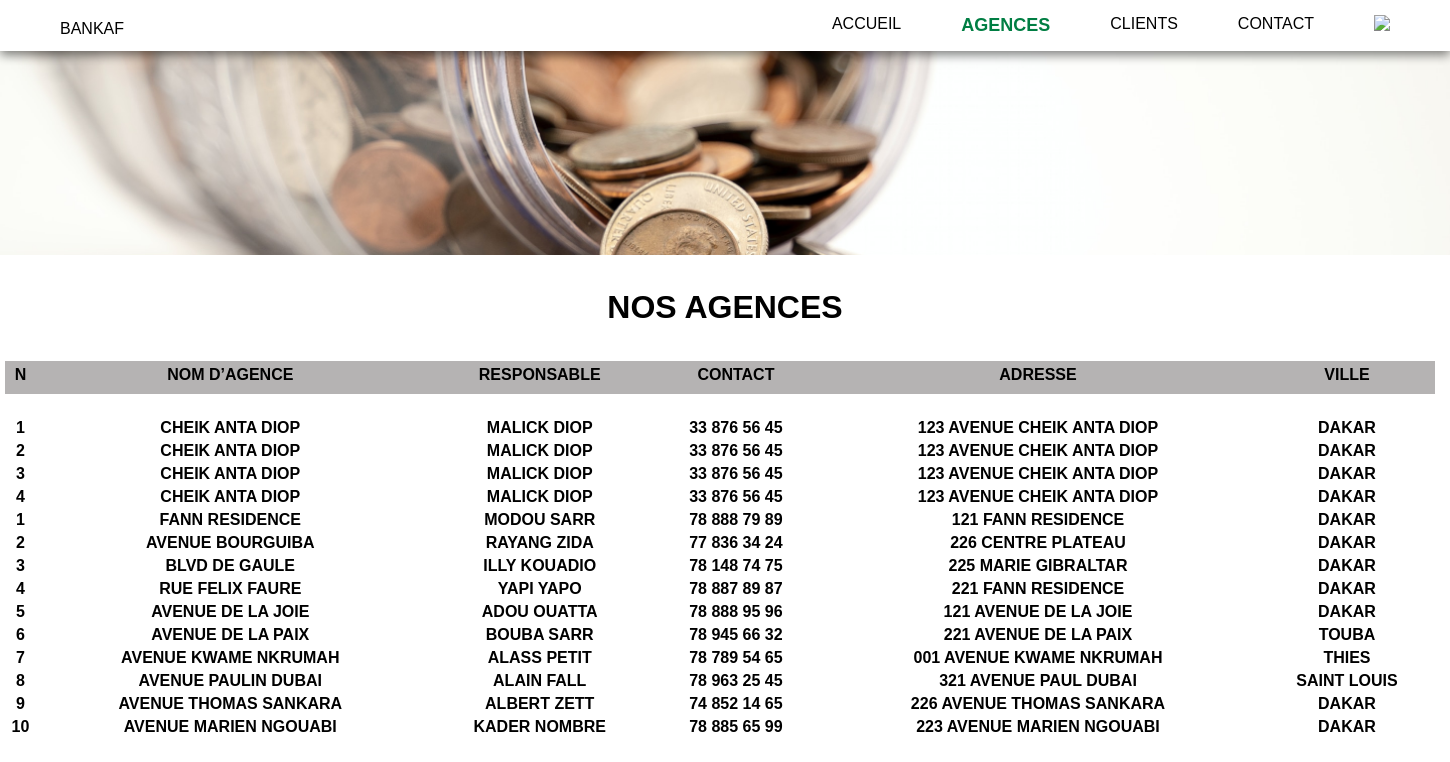
The app's page //agences with its own data.
### Main/models.py (models this page shows, shortened)
class Agence (models.Model):
    nom =  models.CharField(max_length=30)
    responsable = models.CharField(max_length=30)
    phone = models.CharField(max_length=30)
    adresse = models.CharField(max_length=30)
    ville = models.CharField(max_length=30)

### Main/views.py (the view)
# urls.py: path('/agences', Main_views.agences, name='agences'),
def agences(request):
    agences = Agence.objects.all()
    dictionnaire_agence = {
        'agence_key': agences
    }
    return render(request, 'Main/agences.html', dictionnaire_agence)

### Main/templates/Main/agences.html (shortened to what this page needs)
{% load static %}
<!DOCTYPE html>
<html lang="en">
<head>
    <link rel="stylesheet" type="text/css" href="{% static 'css/style.css' %}" />
</head>
{% block main %}
<body>
    <header class="topbar">
        <nav>
            <div class="left-nav">
                <div class="logo">
                    <a href="{% url 'home' %}">
                    Bankaf
                    </a>
                </div>
                <ul>
                    <li><a href="{% url 'home' %}" >Accueil</a></li>
                    <li><a href="{% url 'agences' %}" class="active">Agences</a></li>
                    <li><a href="{% url 'clients' %}">Clients</a></li>
                    <li><a href="{% url 'contact' %}">Contact</a></li>
                    <li> <a href="{% url 'admin:login' %}"> <img src="{% static 'images/user.png' %}"> </a> </li>
                </ul>
            </div>
        </nav>
    </header>
    <div class="banner">
        <img src="{% static 'images/headeragence.png' %}" >
    </div>
    <div class="partner">
        <h1>NOS AGENCES</h1>
    </div>
    <div>
        <table>
            <tr>
                <th>N</th>
                <th>Nom d’agence</th>
                <th>Responsable</th>
                <th>Contact</th>
                <th>Adresse</th>
                <th>Ville</th>
            </tr>
            <tr class="space">
                <td class>1</td>
                <td>Cheik anta diop</td>
                <td>MALICK DIOP</td>
                <td>33 876 56 45</td>
                <td>123 avenue Cheik anta diop</td>
                <td>Dakar</td>
            </tr>
            <tr>
                <td>2</td>
                <td>Cheik anta diop</td>
                <td>MALICK DIOP</td>
                <td>33 876 56 45</td>
                <td>123 avenue Cheik anta diop</td>
                <td>Dakar</td>
            </tr>
            <tr>
                <td>3</td>
                <td>Cheik anta diop</td>
                <td>MALICK DIOP</td>
                <td>33 876 56 45</td>
                <td>123 avenue Cheik anta diop</td>
                <td>Dakar</td>
            </tr>
            <tr>
                <td>4</td>
                <td>Cheik anta diop</td>
                <td>MALICK DIOP</td>
                <td>33 876 56 45</td>
                <td>123 avenue Cheik anta diop</td>
                <td>Dakar</td>
            </tr>
        {% for agence in agence_key %}
            <tr>
                <td>{{ agence.id }}</td>
                <td>{{ agence.nom}}</td>
                <td>{{ agence.responsable }}</td>
                <td>{{ agence.phone }}</td>
                <td>{{ agence.adresse }}</td>
                <td>{{ agence.ville }}</td>
            </tr>
        {% endfor%}
         </table>
    </div>
</body>
{% endblock %}

### Main/static/css/style.css (style rules this page uses)
* { box-sizing: border-box; margin: 0; padding: 0; }
.banner img { width: 100%; }
body { height:100%; margin:0; padding:0; font-family: Arial, Helvetica, sans-serif; }
.topbar { background-color: #fff; padding: 15px 30px; box-shadow: 0 4px 10px rgba(0, 0, 0, 0.5); position: fixed; top: 0; left: 0; right: 0; width: 100%; z-index: 3; }
.left-nav { display: flex; align-items: center; justify-content: space-around; }
.left-nav .logo { margin-right: 50px; }
.topbar nav { float: right; }
.logo { position: absolute; left: 30px; top: 20px; font-weight: bold; }
.topbar nav a { color: black; text-decoration: none; padding: 0 30px; font-weight: 500; text-transform: uppercase; }
.topbar nav ul { list-style-type: none; display: inline-flex; }
.topbar nav ul>li>a.active { color: #007e43; font-size: 18px; font-weight: 600; }
.partner { text-align: center; font-weight: bold; }
.partner h1 { margin-top: 30px; margin-bottom: 30px; text-transform: uppercase; }
table { text-align: center; margin-left: auto; margin-right: auto; width: 90em; text-transform: uppercase; font-weight: bold; border-collapse: separate; border-spacing: 0px 5px; padding-right: 10px; }
table th { font-weight: 800; background-color: rgba(175, 173, 173, 0.925); padding-top: 5px; padding-bottom: 10px; }
.space td { padding-top: 20px; }

### records on screen
Agence: id "1", nom "FANN RESIDENCE", responsable "MODOU SARR", phone "78 888 79 89", adresse "121 FANN RESIDENCE", ville "DAKAR"
Agence: id "2", nom "AVENUE BOURGUIBA", responsable "RAYANG ZIDA", phone "77 836 34 24", adresse "226 CENTRE PLATEAU", ville "DAKAR"
Agence: id "3", nom "BLVD DE GAULE", responsable "ILLY KOUADIO", phone "78 148 74 75", adresse "225 MARIE GIBRALTAR", ville "DAKAR"
Agence: id "4", nom "RUE FELIX FAURE", responsable "YAPI YAPO", phone "78 887 89 87", adresse "221 FANN RESIDENCE", ville "DAKAR"
Agence: id "5", nom "AVENUE DE LA JOIE", responsable "ADOU OUATTA", phone "78 888 95 96", adresse "121 AVENUE DE LA JOIE", ville "DAKAR"
Agence: id "6", nom "AVENUE DE LA PAIX", responsable "BOUBA SARR", phone "78 945 66 32", adresse "221 AVENUE DE LA PAIX", ville "TOUBA"
Agence: id "7", nom "AVENUE KWAME NKRUMAH", responsable "ALASS PETIT", phone "78 789 54 65", adresse "001 AVENUE KWAME NKRUMAH", ville "THIES"
Agence: id "8", nom "AVENUE PAULIN DUBAI", responsable "ALAIN FALL", phone "78 963 25 45", adresse "321 AVENUE PAUL DUBAI", ville "SAINT LOUIS"
Agence: id "9", nom "AVENUE THOMAS SANKARA", responsable "ALBERT ZETT", phone "74 852 14 65", adresse "226 AVENUE THOMAS SANKARA", ville "DAKAR"
Agence: id "10", nom "AVENUE MARIEN NGOUABI", responsable "KADER NOMBRE", phone "78 885 65 99", adresse "223 AVENUE MARIEN NGOUABI", ville "DAKAR"
